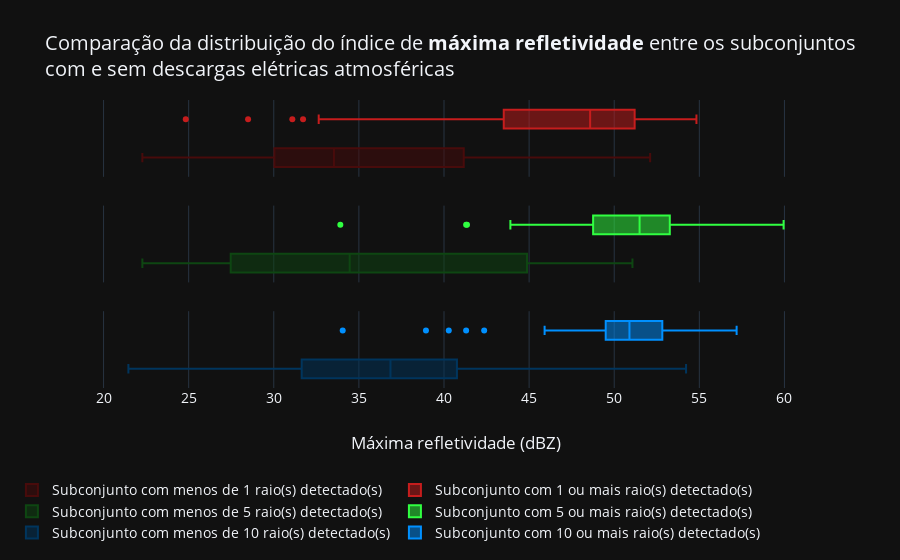

The notebook cell this image was saved under:
### Code cell
fig = make_subplots(rows=3, cols=1, shared_xaxes=True)
thresholds = [1, 5, 10]
records = 40
# indexs = [(1, 1), (1, 2), (2, 1), (2, 2)]
indexs = [(1, 1), (2, 1), (3, 1)]
colors = [
    ('#480B0B', '#C61D1D'),
    ('#0E4612', '#30FF41'),
    ('#00355D', '#0090FF'),
#     ('#FFDB59', '#BAB1B1')
#     ('#8C8C8C', '#F18F01'), ('#4C333E', '#0053A0'),
#     ('#AF4F13', '#3EAD4F'), ('#708D81', '#8D0801')
    
]

for index, threshold, color in zip(indexs, thresholds, colors):
    row, line = index
    cset1, cset2 = color
    no = df[df['ttyyyxx3'] < threshold].sample(records)
    yes = df[df['ttyyyxx3'] >= threshold].sample(records)
    
    fig.add_trace (
        go.Box(x=no['maxz'], 
        name='Subconjunto com menos de %s raio(s) detectado(s)'%threshold,
        marker_color=cset1),
        row=row, col=line,
    )

    fig.add_trace (
        go.Box(x=yes['maxz'],
        name='Subconjunto com %s ou mais raio(s) detectado(s)'%threshold,
        marker_color=cset2),
        row=row, col=line
    )
    
    
    fig.update_yaxes(
        showticklabels=False
    )

fig['layout']['xaxis3'].update(title='Máxima refletividade (dBZ)')

fig.update_layout(
    legend=dict(x=-0.11, y=-0.30),
    legend_orientation="h",
    font={'size':14},
    title='Comparação da distribuição do índice de <b>máxima refletividade</b> entre '\
    'os subconjuntos <br />com e sem descargas elétricas atmosféricas', template='plotly_dark',
)

iplot(fig)

### Figure 1 — Plotly figure (JSON) as saved in the notebook; plotly's stock layout.template omitted (floating-point values rounded to 4 significant figures)
{"data": [{"marker": {"color": "#480B0B"}, "name": "Subconjunto com menos de 1 raio(s) detectado(s)", "type": "box", "x": [30.41, 22.28, 36.63, 42.14, 26.7, 32.29, 30.87, 50.96, 29.38, 34.33, 52.11, 44.17, 26.7, 27.47, 31.51, 39.42, 32.64, 31.51, 31.31, 25.35, 34.6, 36.82, 38.2, 38.94, 47.62, 41.59, 33.61, 44.26, 47.64, 40.73, 30.16, 49.26, 27.09, 28.49, 30.64, 29.38, 33.46, 49.84, 29.91, 39.01], "xaxis": "x", "yaxis": "y"}, {"marker": {"color": "#C61D1D"}, "name": "Subconjunto com 1 ou mais raio(s) detectado(s)", "type": "box", "x": [53.22, 47.7, 43.02, 53.27, 47.16, 48.83, 47.75, 51.09, 50.19, 24.83, 36.23, 52.51, 49.95, 48.9, 45.15, 28.49, 32.64, 50.91, 48.98, 46.69, 36.23, 44, 54.72, 51.31, 49.88, 35.1, 48.34, 49.4, 49.92, 54.75, 52.03, 31.72, 51.58, 54.83, 31.09, 46.16, 44.77, 37.37, 45.01, 51.92], "xaxis": "x", "yaxis": "y"}, {"marker": {"color": "#0E4612"}, "name": "Subconjunto com menos de 5 raio(s) detectado(s)", "type": "box", "x": [30.87, 49.31, 30.64, 40.16, 43.36, 24.83, 47.75, 23.67, 35.46, 28.8, 28.49, 48.87, 22.28, 45.32, 30.16, 37.88, 39.35, 31.09, 45.83, 26.28, 51.07, 44.43, 27.47, 46.06, 48.78, 41.87, 26.28, 39.08, 26.7, 38.12, 46.41, 33.46, 27.47, 35.58, 22.28, 48.29, 22.28, 32.47, 30.16, 24.28], "xaxis": "x2", "yaxis": "y2"}, {"marker": {"color": "#30FF41"}, "name": "Subconjunto com 5 ou mais raio(s) detectado(s)", "type": "box", "x": [54.6, 33.91, 48.88, 54.17, 47.75, 47.72, 41.3, 52.18, 43.9, 53.2, 47.7, 51.08, 48.9, 50.17, 41.35, 52.42, 51.43, 51.84, 51.55, 46.12, 52.59, 52.96, 54.11, 51.04, 53.94, 51.92, 49.95, 50.78, 53.33, 49.61, 52.51, 53.49, 48.64, 59.95, 53.85, 53.66, 47.16, 51.09, 51.84, 53.5], "xaxis": "x2", "yaxis": "y2"}, {"marker": {"color": "#00355D"}, "name": "Subconjunto com menos de 10 raio(s) detectado(s)", "type": "box", "x": [46.43, 30.64, 53.7, 38.04, 35.91, 38.8, 54.22, 30.16, 38.12, 47.22, 39.98, 46.36, 38.65, 35.23, 26.28, 41.54, 39.55, 30.64, 37.28, 33.31, 47.74, 37.72, 46.85, 25.35, 34.33, 29.09, 21.46, 39.22, 32.64, 30.64, 36.43, 28.17, 36.02, 33.15, 33.91, 45.43, 39.74, 43.32, 35.91, 27.83], "xaxis": "x3", "yaxis": "y3"}, {"marker": {"color": "#0090FF"}, "name": "Subconjunto com 10 ou mais raio(s) detectado(s)", "type": "box", "x": [51.72, 57.19, 53.92, 40.28, 52.91, 47.05, 49.79, 52.74, 50.39, 49.4, 52.45, 54.51, 41.3, 51.19, 49.6, 53.02, 50.65, 49.61, 50.73, 50.07, 52.14, 51.67, 54.11, 38.94, 34.05, 51.55, 42.36, 45.91, 50.78, 51.01, 47.64, 56.48, 52.34, 50.37, 54.17, 54.88, 49.4, 54.72, 49.64, 52.64], "xaxis": "x3", "yaxis": "y3"}], "layout": {"font": {"size": 14}, "legend": {"orientation": "h", "x": -0.11, "y": -0.3}, "title": {"text": "Comparação da distribuição do índice de <b>máxima refletividade</b> entre os subconjuntos <br />com e sem descargas elétricas atmosféricas"}, "xaxis": {"anchor": "y", "domain": [0, 1], "matches": "x3", "showticklabels": false}, "xaxis2": {"anchor": "y2", "domain": [0, 1], "matches": "x3", "showticklabels": false}, "xaxis3": {"anchor": "y3", "domain": [0, 1], "title": {"text": "Máxima refletividade (dBZ)"}}, "yaxis": {"anchor": "x", "domain": [0.7333, 1], "showticklabels": false}, "yaxis2": {"anchor": "x2", "domain": [0.3667, 0.6333], "showticklabels": false}, "yaxis3": {"anchor": "x3", "domain": [0, 0.2667], "showticklabels": false}}}
